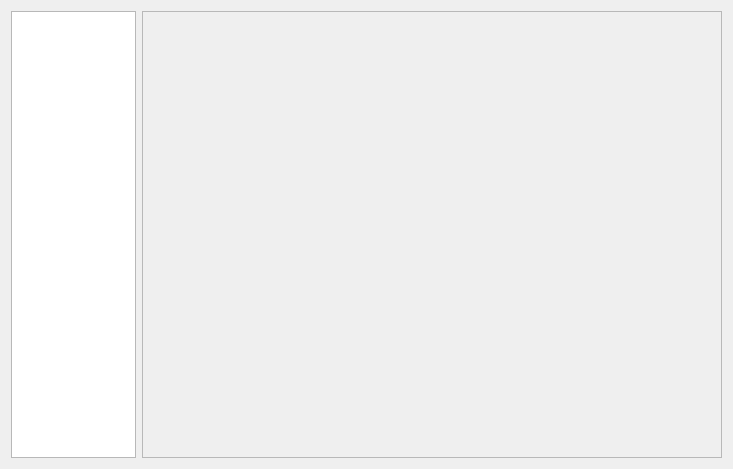
<?xml version="1.0" encoding="UTF-8"?>
<ui version="4.0">
 <class>ConfigWidget</class>
 <widget class="QWidget" name="ConfigWidget">
  <property name="geometry">
   <rect>
    <x>0</x>
    <y>0</y>
    <width>733</width>
    <height>469</height>
   </rect>
  </property>
  <property name="windowTitle">
   <string>Form</string>
  </property>
  <property name="styleSheet">
   <string notr="true">/*
QPushButton#btnConnect{background-color:rgb(80,180,80)}
QWidget{background-color: rgba(0,0,0,0);color:white;border-radius:5px}
QWidget#mainWidget{background-color:rgba(128,128,128,25%);}
QWidget#frmProfile,QWidget#pageProfile{background-color:rgba(108,8,156,25%);}
QPlainTextEdit,QLineEdit,QListWidget,QComboBox,QTextEdit,QSpinBox{background-color: rgba(255,255,255,50%); color: black;}

QTableWidget{
background-color: rgba(0,0,0,50%);
color: white;
border: 1px solid rgba(255,255,255,50%);
}

QLabel#lblLastOnline{color:lightblue;}
QLabel#lblError,QLabel#lblCamMissing,QLabel#lblAudioMissing{color:red; background-color:rgba(255,0,0,30%);}

QLineEdit:!enabled, QListWidget:!enabled,QComboBox:!enabled,QTextEdit:!enabled,QPlainTextEdit:!enabled{background-color: rgba(0,0,0,30%);color:white;border:0}
QDateEdit::down-arrow:!enabled,QTimeEdit::down-arrow:!enabled,QDateEdit::up-arrow:!enabled,QTimeEdit::up-arrow:!enabled,QComboBox::drop-down:!enabled{background-color:rgba(0,0,0,0%);}

QTextEdit#txtProfile{background-color: rgba(255,255,255,80%);color:black;border:0}
QTextEdit:!enabled#txtProfile{background-color: rgba(255,255,255,60%);color:black;border:0}

QFrame#frmSelUser{background-color:rgba(100,100,200,50%);}
QFrame#frmAudio,QFrame#frmCam1,QFrame#frmCam2,QFrame#frmSensors,QFrame#frmWebRTC,QFrame#frmVirtualCam,QFrame#frmExternalPrograms{background-color:rgba(100,100,200,35%);}

QCheckBox::indicator:unchecked:!enabled { background-color:rgba(128,0,0,100%);}
QCheckBox::indicator:checked:!enabled { background-color:green;}
QCheckBox::indicator:unchecked{ background-color:red;border-radius:3px;}
QCheckBox::indicator:checked {background-color:rgb(0,255,0);border-radius:3px;}
QCheckBox:checked{color:lightgreen;background-color:rgba(0,0,0,0%);}
QCheckBox:!checked{color:red;background-color:rgba(0,0,0,0%);}

QPushButton{background-color:qlineargradient(x1: 0, y1: 0, x2: 0, y2: 1, stop: 0 #2198c0, stop: 1 #0d5ca6);}
QPushButton:checked{background-color:rgb(128,128,128); border:1px solid rgba(255,255,255,50%);}
QPushButton:hover,QPushButton:checked{background-color:  rgba(255,255,255,75%);color:black;}
QPushButton#btnEditUser:hover{background-color:  rgba(255,255,255,75%);color:black;}
QPushButton#btnEdit,QPushButton#btnDelete,QPushButton#btnExisting{background-color:  rgba(255,255,255,0%);border:0 px;}
QPushButton#btnEdit:hover,QPushButton#btnDelete:hover,QPushButton#btnExisting:hover{background-color:  rgba(255,255,255,25%);border:0 px;}
QPushButton#btnExisting:checked{background-color:rgba(0,100,200,50%);}
QPushButton#btnUpgrade{background-color:rgba(200,0,0,90%);}

QToolButton:hover{background-color:  rgba(255,255,255,50);}

QTreeWidget::branch:closed:has-children:has-siblings  {
            border-image: none;
            image: url(:/pictures/controls/branch_closed.png);
    }
     
    QTreeView::branch:open:has-children:!has-siblings,
    QTreeView::branch:open:has-children:has-siblings   {
            border-image: none;
            image:url(:/pictures/controls/branch_opened.png);
    }

QWidget#lineOnline{background-color:blue;}
QWidget#lineOffline{background-color:red;}
QWidget#lineBoth{background-color:rgb(255,0,255);}


QTabWidget::pane { 
	background-color: rgba(128,128,140,25%);
	border-radius: 5px;
    border: 2px solid rgba(128,128,140,50%);
 }

 QTabWidget::tab-bar {
     left: 5px; /
 }


 QTabBar::tab,QTableWidget::tab,QHeaderView::section {
     background: qlineargradient(x1: 0, y1: 0, x2: 0, y2: 1,
                                 stop: 0  rgba(128,128,140,50%),  stop: 1.0  rgba(128,128,140,25%));
     border: 2px solid  rgba(128,128,140,50%);
     border-bottom: 0px;
     border-top-left-radius: 4px;
     border-top-right-radius: 4px;
     padding: 2px;
min-height:25px;
 }

 QTabBar::tab:selected, QTabBar::tab:hover {

background: qlineargradient(x1: 0, y1: 0, x2: 0, y2: 1,
                                 stop: 0  rgba(128,128,140,70%),  stop: 1.0  rgba(128,128,140,50%));
 }

 QTabBar::tab:selected {
     border-color:rgba(128,128,140,60%);
     border-bottom-color:rgba(128,128,140,60%); 
 }

 QTabBar::tab:!selected {
     margin-top: 2px; 
 }
*/

</string>
  </property>
  <layout class="QVBoxLayout" name="verticalLayout">
   <item>
    <layout class="QHBoxLayout" name="horizontalLayout">
     <item>
      <widget class="QListWidget" name="lstSections">
       <property name="sizePolicy">
        <sizepolicy hsizetype="Maximum" vsizetype="Expanding">
         <horstretch>0</horstretch>
         <verstretch>0</verstretch>
        </sizepolicy>
       </property>
       <property name="maximumSize">
        <size>
         <width>125</width>
         <height>16777215</height>
        </size>
       </property>
       <property name="editTriggers">
        <set>QAbstractItemView::NoEditTriggers</set>
       </property>
       <property name="showDropIndicator" stdset="0">
        <bool>false</bool>
       </property>
       <property name="defaultDropAction">
        <enum>Qt::IgnoreAction</enum>
       </property>
       <property name="selectionBehavior">
        <enum>QAbstractItemView::SelectRows</enum>
       </property>
       <property name="iconSize">
        <size>
         <width>48</width>
         <height>48</height>
        </size>
       </property>
       <property name="movement">
        <enum>QListView::Static</enum>
       </property>
       <property name="flow">
        <enum>QListView::LeftToRight</enum>
       </property>
       <property name="isWrapping" stdset="0">
        <bool>true</bool>
       </property>
       <property name="resizeMode">
        <enum>QListView::Adjust</enum>
       </property>
       <property name="gridSize">
        <size>
         <width>100</width>
         <height>90</height>
        </size>
       </property>
       <property name="viewMode">
        <enum>QListView::IconMode</enum>
       </property>
       <property name="uniformItemSizes">
        <bool>true</bool>
       </property>
       <property name="wordWrap">
        <bool>true</bool>
       </property>
       <property name="selectionRectVisible">
        <bool>true</bool>
       </property>
       <property name="itemAlignment">
        <set>Qt::AlignAbsolute|Qt::AlignBaseline|Qt::AlignBottom|Qt::AlignCenter|Qt::AlignHCenter|Qt::AlignHorizontal_Mask|Qt::AlignJustify|Qt::AlignLeading|Qt::AlignLeft|Qt::AlignRight|Qt::AlignTop|Qt::AlignTrailing|Qt::AlignVCenter|Qt::AlignVertical_Mask</set>
       </property>
      </widget>
     </item>
     <item>
      <widget class="QScrollArea" name="scrollArea">
       <property name="widgetResizable">
        <bool>true</bool>
       </property>
       <widget class="QWidget" name="scrollAreaWidgetContents">
        <property name="geometry">
         <rect>
          <x>0</x>
          <y>0</y>
          <width>580</width>
          <height>447</height>
         </rect>
        </property>
        <layout class="QVBoxLayout" name="verticalLayout_2">
         <property name="spacing">
          <number>0</number>
         </property>
         <property name="leftMargin">
          <number>0</number>
         </property>
         <property name="topMargin">
          <number>0</number>
         </property>
         <property name="rightMargin">
          <number>0</number>
         </property>
         <property name="bottomMargin">
          <number>0</number>
         </property>
         <item>
          <widget class="QWidget" name="wdgEditor" native="true">
           <property name="sizePolicy">
            <sizepolicy hsizetype="MinimumExpanding" vsizetype="Preferred">
             <horstretch>0</horstretch>
             <verstretch>0</verstretch>
            </sizepolicy>
           </property>
           <layout class="QHBoxLayout" name="layoutEditor"/>
          </widget>
         </item>
        </layout>
       </widget>
      </widget>
     </item>
    </layout>
   </item>
  </layout>
 </widget>
 <resources/>
 <connections/>
</ui>
